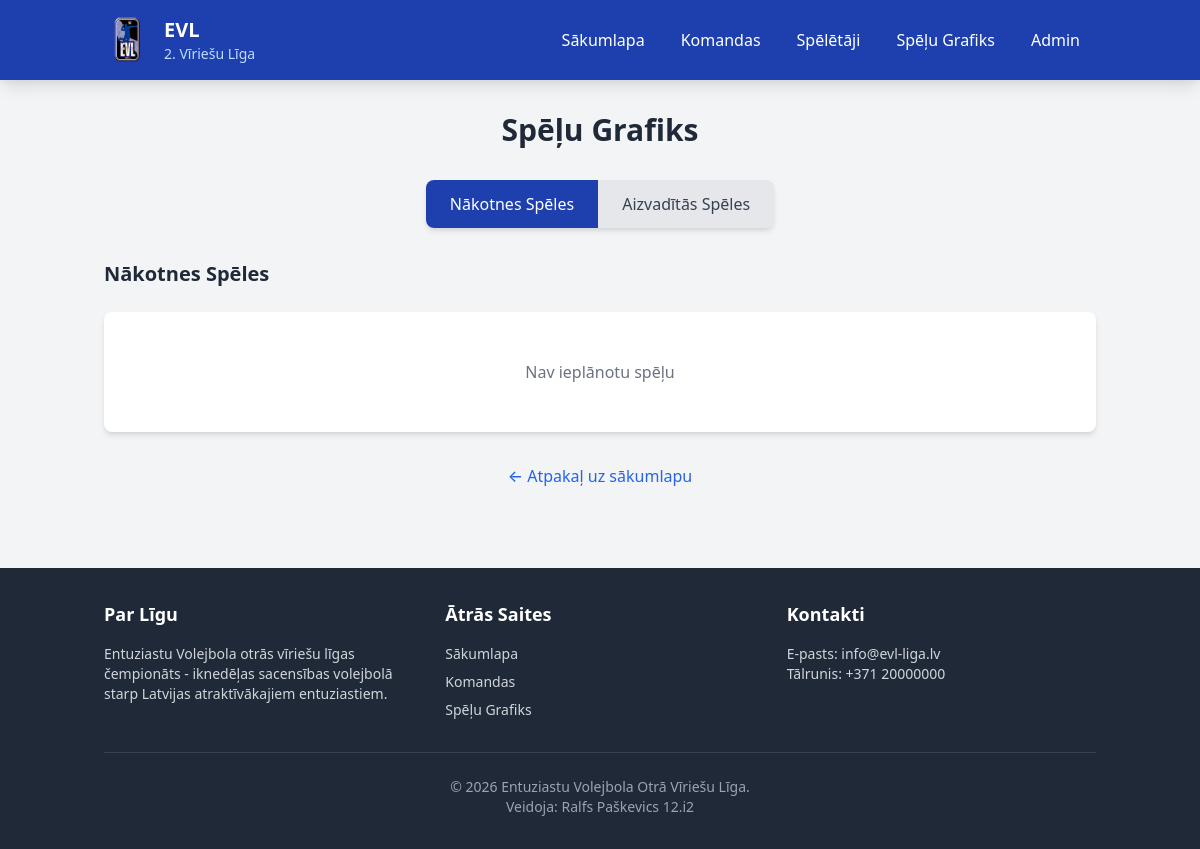
Before: /schedule with the older database file.
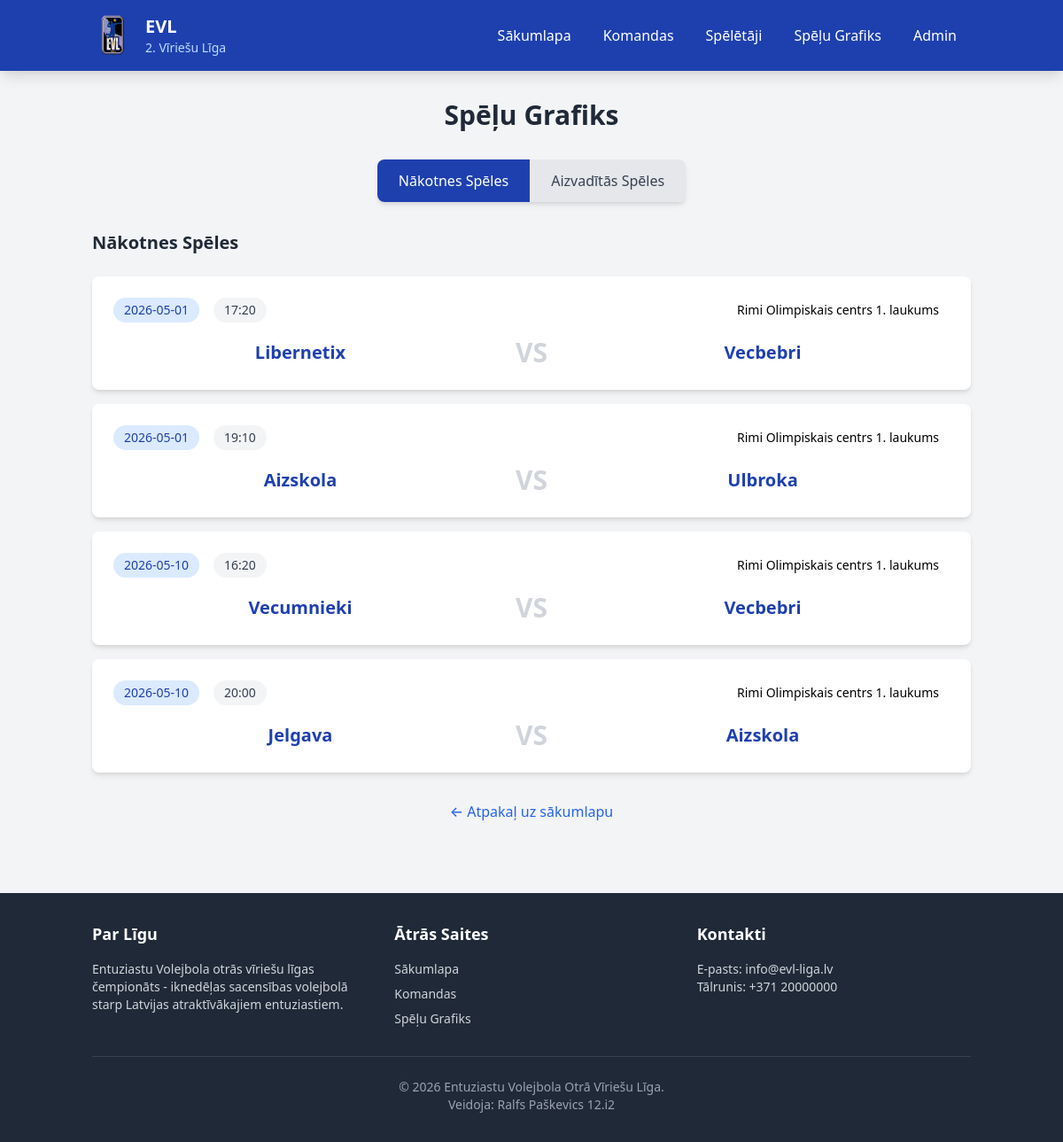
After: the same page with the newer database file.
### tables this page shows
CREATE TABLE games (
	id INTEGER PRIMARY KEY AUTOINCREMENT,
	home_team_id INTEGER NOT NULL,
	away_team_id INTEGER NOT NULL,
	date TEXT NOT NULL,
	time TEXT NOT NULL,
	location TEXT NOT NULL,
	home_score INTEGER,
	away_score INTEGER,
	home_sets INTEGER DEFAULT (0),
	away_sets INTEGER DEFAULT (0),
	status TEXT DEFAULT ('scheduled'),
	CONSTRAINT FK_games_teams FOREIGN KEY (away_team_id) REFERENCES teams(id),
	CONSTRAINT FK_games_teams_2 FOREIGN KEY (home_team_id) REFERENCES teams(id)
);

CREATE TABLE teams (
	id INTEGER PRIMARY KEY AUTOINCREMENT,
	name TEXT NOT NULL,
	logo TEXT DEFAULT ('/static/volleyball.svg'),
	played INTEGER DEFAULT (0),
	won INTEGER DEFAULT (0),
	lost INTEGER DEFAULT (0),
	points INTEGER DEFAULT (0),
	sets_won INTEGER DEFAULT (0),
	sets_lost INTEGER DEFAULT (0)
);

### app.py (the view)
@app.route('/schedule')
def schedule():
    conn = get_db_connection()
    completed_games = conn.execute('''
        SELECT g.*, ht.name as home_team, at.name as away_team
        FROM games g
        JOIN teams ht ON g.home_team_id = ht.id
        JOIN teams at ON g.away_team_id = at.id
        WHERE g.status = 'completed'
        ORDER BY g.date DESC, g.time DESC
    ''').fetchall()
    scheduled_games = conn.execute('''
        SELECT g.*, ht.name as home_team, at.name as away_team
        FROM games g
        JOIN teams ht ON g.home_team_id = ht.id
        JOIN teams at ON g.away_team_id = at.id
        WHERE g.status = 'scheduled'
        ORDER BY g.date ASC, g.time ASC
    ''').fetchall()
    conn.close()
    return render_template('schedule.html',
                         completed_games=completed_games,
                         scheduled_games=scheduled_games)

### app.py (called while the page is built)
def get_db_connection():
    conn = sqlite3.connect(DATABASE)
    conn.row_factory = sqlite3.Row
    return conn

### templates/schedule.html (shortened to what this page needs)
{% extends "base.html" %}
{% block content %}
<div class="container mx-auto px-4 py-8">
    <h1 class="text-3xl font-bold text-gray-800 mb-8 text-center">Spēļu Grafiks</h1>
    <div class="flex justify-center mb-8">
        <div class="inline-flex rounded-lg shadow-md overflow-hidden">
            <button onclick="showTab('upcoming')" id="tab-upcoming" class="tab-btn px-6 py-3 bg-blue-800 text-white font-medium">
                Nākotnes Spēles
            </button>
            <button onclick="showTab('completed')" id="tab-completed" class="tab-btn px-6 py-3 bg-gray-200 text-gray-700 font-medium">
                Aizvadītās Spēles
            </button>
        </div>
    </div>
    <div id="upcoming-games" class="game-section">
        <h2 class="text-xl font-bold text-gray-800 mb-6">Nākotnes Spēles</h2>
        <div class="space-y-4">
            {% for game in scheduled_games %}
            <div class="bg-white rounded-lg shadow-md p-6 hover:shadow-lg transition">
                <div class="flex flex-col md:flex-row justify-between items-center mb-4">
                    <div class="flex items-center space-x-4 mb-4 md:mb-0">
                        <span class="bg-blue-100 text-blue-800 px-3 py-1 rounded-full text-sm font-medium">
                             {{ game.date }}
                        </span>
                        <span class="bg-gray-100 text-gray-700 px-3 py-1 rounded-full text-sm font-medium">
                             {{ game.time }}
                        </span>
                    </div>
                    <span class="bg-orange-100 text-orange-800 px-3 py-1 rounded-full text-sm font-medium">
                         {{ game.location }}
                    </span>
                </div>
                <div class="flex justify-between items-center text-center">
                    <div class="flex-1">
                        <h3 class="text-xl font-bold text-blue-800">{{ game.home_team }}</h3>
                    </div>
                    <div class="px-8">
                        <span class="text-3xl font-bold text-gray-300">VS</span>
                    </div>
                    <div class="flex-1">
                        <h3 class="text-xl font-bold text-blue-800">{{ game.away_team }}</h3>
                    </div>
                </div>
            </div>
            {% else %}
            <div class="bg-white rounded-lg shadow-md p-12 text-center text-gray-500">
                Nav ieplānotu spēļu
            </div>
            {% endfor %}
        </div>
    </div>
    <div class="mt-8 text-center">
        <a href="{{ url_for('index') }}" class="text-blue-600 hover:text-blue-800 font-medium">
            ← Atpakaļ uz sākumlapu
        </a>
    </div>
</div>
{% endblock %}

### templates/base.html (shortened to what this page needs)
<!DOCTYPE html>
<html lang="lv">
<head>
    <link href="https://cdn.jsdelivr.net/npm/tailwindcss@2.2.19/dist/tailwind.min.css" rel="stylesheet">
    <link rel="stylesheet" href="{{ url_for('static', filename='css/style.css') }}">
</head>
<body class="bg-gray-100 min-h-screen flex flex-col">
    <nav class="bg-blue-800 text-white shadow-lg sticky top-0 z-50">
        <div class="container mx-auto px-4">
            <div class="flex items-center justify-between py-4">
                <a href="{{ url_for('index') }}" class="flex items-center space-x-3">
                    <img src="{{ url_for('static', filename='images/evl_logo.svg') }}" alt="Website_logo"
                        class="w-12 h-12">
                    <div>
                        <span class="font-bold text-xl">EVL</span>
                        <span class="block text-sm text-blue-200">2. Vīriešu Līga</span>
                    </div>
                </a>
                <div class="hidden md:flex items-center space-x-1">
                    <a href="{{ url_for('index') }}" class="nav-link px-4 py-2 rounded-lg hover:bg-blue-700 transition">
                        Sākumlapa
                    </a>
                    <a href="{{ url_for('teams') }}" class="nav-link px-4 py-2 rounded-lg hover:bg-blue-700 transition">
                        Komandas
                    </a>
                    <a href="{{ url_for('players') }}"
                        class="nav-link px-4 py-2 rounded-lg hover:bg-blue-700 transition">
                        Spēlētāji
                    </a>
                    <a href="{{ url_for('schedule') }}"
                        class="nav-link px-4 py-2 rounded-lg hover:bg-blue-700 transition">
                        Spēļu Grafiks
                    </a>
                    <a href="{{ url_for('admin_players') }}"
                        class="nav-link px-4 py-2 rounded-lg hover:bg-blue-700 transition">
                        Admin
                    </a>
                </div>
            </div>
        </div>
    </nav>
    <main class="flex-grow">
        {% block content %}{% endblock %}
    </main>
    <footer class="bg-gray-800 text-white py-8 mt-12">
        <div class="container mx-auto px-4">
            <div class="grid grid-cols-1 md:grid-cols-3 gap-8">
                <div>
                    <h3 class="font-bold text-lg mb-4">Par Līgu</h3>
                    <p class="text-gray-300 text-sm">
                        Entuziastu Volejbola otrās vīriešu līgas čempionāts - iknedēļas sacensības
                        volejbolā starp Latvijas atraktīvākajiem entuziastiem.
                    </p>
                </div>
                <div>
                    <h3 class="font-bold text-lg mb-4">Ātrās Saites</h3>
                    <ul class="space-y-2 text-sm">
                        <li><a href="{{ url_for('index') }}" class="text-gray-300 hover:text-white">Sākumlapa</a></li>
                        <li><a href="{{ url_for('teams') }}" class="text-gray-300 hover:text-white">Komandas</a></li>
                        <li><a href="{{ url_for('schedule') }}" class="text-gray-300 hover:text-white">Spēļu Grafiks</a>
                        </li>
                    </ul>
                </div>
                <div>
                    <h3 class="font-bold text-lg mb-4">Kontakti</h3>
                    <p class="text-gray-300 text-sm">
                        E-pasts: info@evl-liga.lv<br>
                        Tālrunis: +371 20000000
                    </p>
                </div>
            </div>
            <div class="border-t border-gray-700 mt-8 pt-6 text-center text-gray-400 text-sm">
                <p>&copy; 2026 Entuziastu Volejbola Otrā Vīriešu Līga. <br>
                Veidoja: Ralfs Paškevics 12.i2</p>
            </div>
        </div>
    </footer>
</body>
</html>

### static/css/style.css (style rules this page uses)
:root { --primary-color: #1e40af; --secondary-color: #f97316; --success-color: #22c55e; --danger-color: #ef4444; --gray-100: #f3f4f6; --gray-200: #e5e7eb; --gray-300: #d1d5db; --gray-600: #4b5563; --gray-800: #1f2937; }
.nav-link { transition: all 0.2s ease; }
.tab-btn { transition: all 0.3s ease; }
main { animation: fadeIn 0.3s ease; }
button, a[class*="bg-"] { transition: all 0.2s ease; }

Changed rows visible on the page:
added games: date "2026-05-01", time "17:20", location "Rimi Olimpiskais centrs 1. laukums", home_team "Libernetix", away_team "Vecbebri"
added games: date "2026-05-01", time "19:10", location "Rimi Olimpiskais centrs 1. laukums", home_team "Aizskola", away_team "Ulbroka"
added games: date "2026-05-10", time "16:20", location "Rimi Olimpiskais centrs 1. laukums", home_team "Vecumnieki", away_team "Vecbebri"
added games: date "2026-05-10", time "20:00", location "Rimi Olimpiskais centrs 1. laukums", home_team "Jelgava", away_team "Aizskola"
Other visible differences:
text no longer shown: "Nav ieplānotu spēļu"
